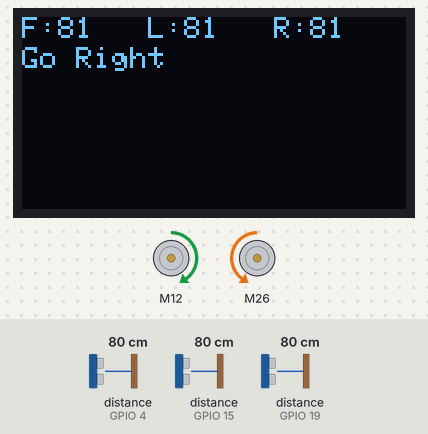
Bench run of a sketch on a simulated ESP32. Parts: 128×64 one-colour display, 2 × DC motor (green arrow = forward, orange = backward, longer = faster). Inputs (shaded band) come from the test bench; at power-on: distance to the obstacle (sensors on GPIO 4, GPIO 15, GPIO 19) 80 cm. The echo pulse lasts 58.3 µs per cm; what the sketch prints to the serial monitor is not drawn.

Above: at 1.2 s.
1.3 s: distance to the obstacle (sensor on GPIO 4) set to 12 cm
At 1.8 s:
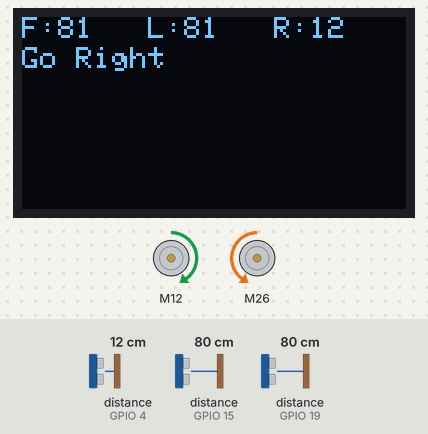
2.8 s: distance to the obstacle (sensor on GPIO 4) set to 9 cm
At 3.6 s:
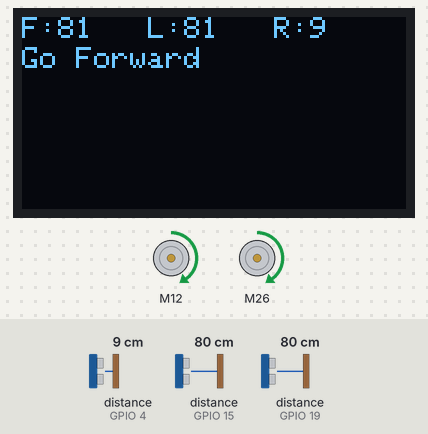
4.3 s: distance to the obstacle (sensor on GPIO 15) set to 12 cm
At 4.7 s:
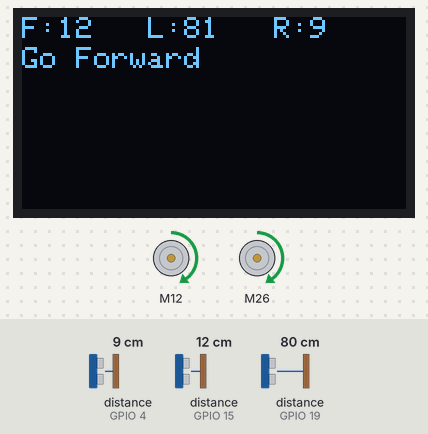
5.8 s: distance to the obstacle (sensor on GPIO 15) set to 9 cm
At 6.8 s:
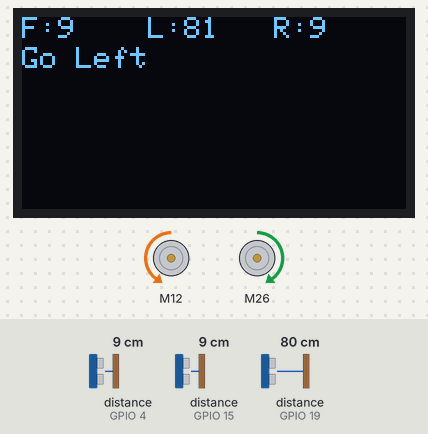
7.6 s: distance to the obstacle (sensor on GPIO 19) set to 12 cm
At 8.0 s:
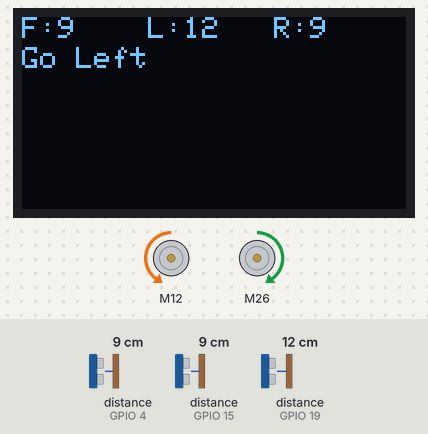
9.1 s: distance to the obstacle (sensor on GPIO 19) set to 9 cm
At 9.4 s:
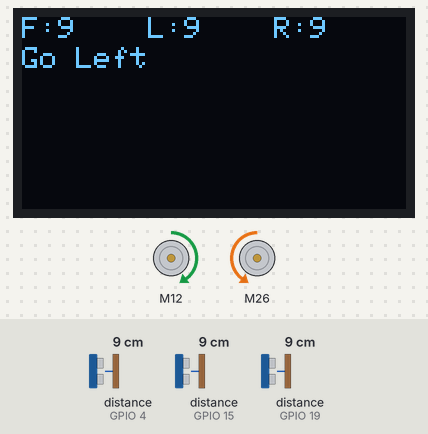
Timing chart, 0 to 11.6 s (numbered marks = the images above; inputs shaded):
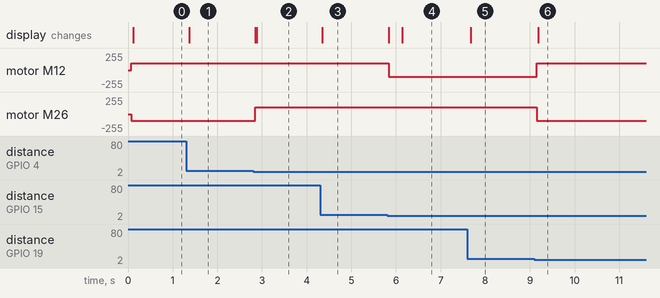

Measured:
- the behaviour switches between 11 and 10 cm on distance to the obstacle (sensor on GPIO 4) (found by bisection; images 1 and 2)
- the behaviour switches between 11 and 10 cm on distance to the obstacle (sensor on GPIO 15) (found by bisection; images 3 and 4)
- the behaviour switches between 11 and 10 cm on distance to the obstacle (sensor on GPIO 19) (found by bisection; images 5 and 6)
- after the input at 1.3 s, the display: changes after 0.07 s (image 1)
- after the input at 2.8 s, motor M26: backward 100/255 → forward 100/255 after 0.05 s; the display: first changes after 0.05 s (image 2 shows a later state)
- after the input at 4.3 s, the display: changes after 0.05 s (image 3)
- after the input at 5.8 s, motor M12: forward 100/255 → backward 100/255 at once; the display: first changes at once (image 4 shows a later state)
- after the input at 7.6 s, the display: changes after 0.07 s (image 5)
- after the input at 9.1 s, motor M12: backward 100/255 → forward 100/255 after 0.05 s; motor M26: forward 100/255 → backward 100/255 after 0.05 s; the display: changes after 0.08 s (image 6)

The sketch:

MazeRunner_1.0.ino
```cpp
#include <SPI.h>
#include <Wire.h>
#include <Adafruit_GFX.h>
#include <Adafruit_SSD1306.h>
// For two motors instance at once
#include <L298N.h>

#include <NewPing.h>

#define SONAR_NUM 3      // Number of sensors.
#define MAX_DISTANCE 300 // Maximum distance (in cm) to ping.


// Initialize OLED display (128x64 pixels) using I2C communication.
Adafruit_SSD1306 display(128, 64, &Wire, -1);

NewPing sonar[SONAR_NUM] = {   // Sensor object array.
  NewPing(2, 15, MAX_DISTANCE), // Each sensor's trigger pin, echo pin, and max distance to ping.
  NewPing(18, 19, MAX_DISTANCE),
  NewPing(5, 4, MAX_DISTANCE)
};
// Left Motor connections
int enL = 25, in1 = 26, in2 = 27;
// Right Motor connections
int enR = 13, in3 = 12, in4 = 14;

L298N LeftMotor(enL, in1, in2);
L298N RightMotor(enR, in3, in4);

/*
Print some informations in Serial Monitor
*/
void printSomeInfo()
{
  Serial.print("Motor is moving = ");
  Serial.print(LeftMotor.isMoving());
  Serial.print(" at speed = ");
  Serial.println(LeftMotor.getSpeed());
}

// Function to initialize the OLED display
void displaySetup(){
    display.begin(SSD1306_SWITCHCAPVCC, 0x3C); // initialize with the I2C addr 0x3C (for the 128x32)

    display.setTextColor(WHITE);
    // Set initial speed
    LeftMotor.setSpeed(100);
    RightMotor.setSpeed(100);
}


void setup(){
    Serial.begin(115200); // Initialize the serial communication for debugging
    displaySetup(); // Initialize the OLED display
    // Set all the motor control pins to outputs
    pinSetup();
}

// Function to display text on the OLED screen at a specific position and size
void displayText(int x, int y, int textSize, const char *displayText){

}


int block = 10;
int front, left, right;
bool F=true, L=false, R=false;

void loop(){

    front = sonar[0].ping_cm();  // Measure front distance
    left =  sonar[1].ping_cm();  // Measure left distance
    right = sonar[2].ping_cm(); // Measure right distance

    DisplayStatus();

    if(right>10){
        F=false, L=false, R=true;
        goRight();
    }
    else if(front>10){
        F=true, L=false, R=false;
        goForward();
    }
    else if(left>10){
        F=false, L=true, R=false;
        goLeft();
    }
    else{
        F=false, L=true, R=false;
        uTurn();
    }
}

void pinSetup(){
  pinMode(enL, OUTPUT);
	pinMode(enR, OUTPUT);
	pinMode(in1, OUTPUT);
	pinMode(in2, OUTPUT);
	pinMode(in3, OUTPUT);
	pinMode(in4, OUTPUT);

	// Turn off motors - Initial state
	digitalWrite(in1, LOW);
	digitalWrite(in2, LOW);
	digitalWrite(in3, LOW);
	digitalWrite(in4, LOW);
}

void goForward(){
    RightMotor.forward();
    LeftMotor.forward();
    printSomeInfo();

}

void goLeft(){
    RightMotor.stop();
    LeftMotor.stop();

    RightMotor.backward();
    LeftMotor.forward();

    printSomeInfo();


}


void goRight(){
    RightMotor.stop();
    LeftMotor.stop();

    RightMotor.forward();
    LeftMotor.backward();

    printSomeInfo();

}


void uTurn(){
    RightMotor.stop();
    LeftMotor.stop();

    RightMotor.forward();
    LeftMotor.backward();

    printSomeInfo();
}

void DisplayStatus(){
    display.clearDisplay();
    display.setTextSize(1);

    display.setCursor(0, 0);
    display.print("F:");
    display.print(front);

    display.setCursor(42, 0);
    display.print("L:");
    display.print(left);

    display.setCursor(84, 0);
    display.print("R:");
    display.print(right);

    display.setCursor(0, 10);
    if(F)display.print("Go Forward");
    else if(R)display.print("Go Right");
    else if(L)display.print("Go Left");
    else{
        display.print("U Turn");
    }
    display.display();


    Serial.print("Front:");
    Serial.println(front);
    Serial.print(" Left:");
    Serial.println(left);
    Serial.print(" Right:");
    Serial.println(right);
    Serial.println(" ");
}

void Intro(){

}
```
